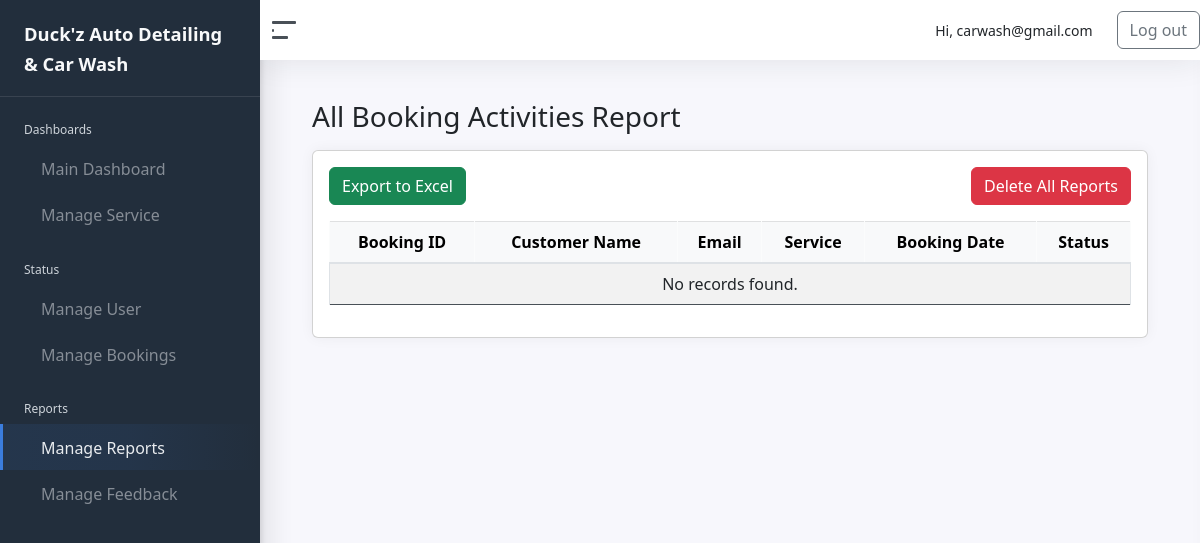
Before: /admin/manage_reports.php (signed in) with the older database file.
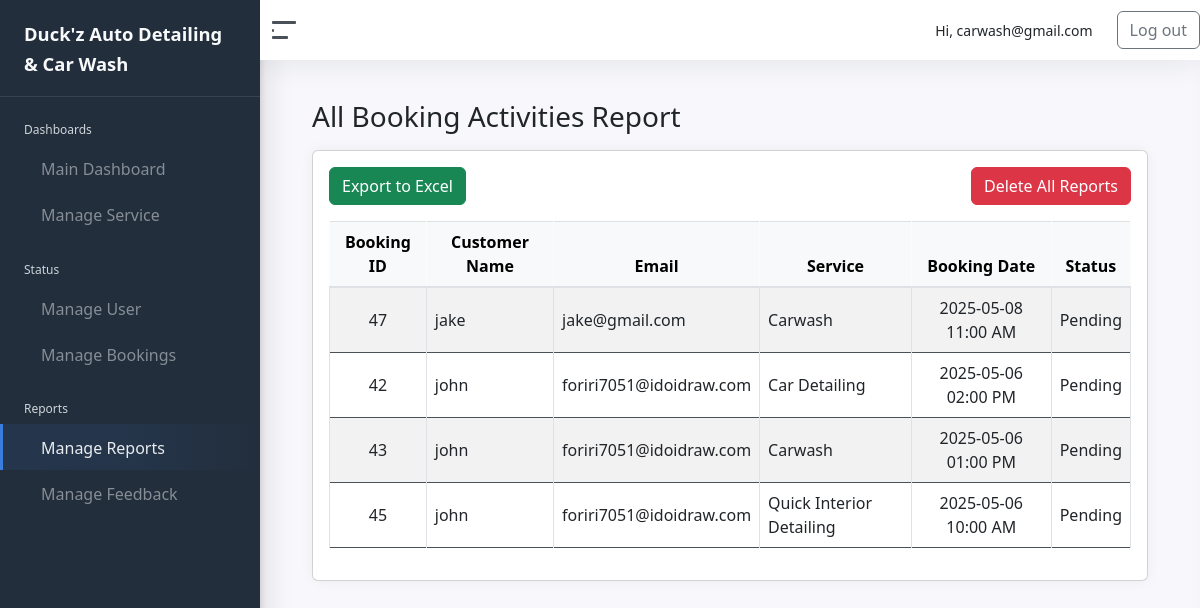
After: the same page with the newer database file.
### tables this page shows
CREATE TABLE `bookings` (
  `BookingID` int(11) NOT NULL,
  `CustomerID` int(11) NOT NULL,
  `ServiceID` int(11) NOT NULL,
  `BookingDate` datetime DEFAULT current_timestamp(),
  `StatusID` int(11) DEFAULT 1,
  `NumberOfCars` int(11) DEFAULT 1,
  `CarType` varchar(50) DEFAULT NULL,
  `CarQuantity` int(11) NOT NULL DEFAULT 1,
  `CarTypeID` int(11) NOT NULL
);

CREATE TABLE `customer` (
  `CustomerID` int(11) NOT NULL,
  `Username` varchar(50) NOT NULL,
  `EmailAddress` varchar(100) NOT NULL,
  `Age` int(11) DEFAULT NULL,
  `Password` varchar(255) NOT NULL,
  `ConfirmPassword` varchar(255) NOT NULL,
  `ProfilePicture` varchar(255) DEFAULT NULL,
  `ServiceID` int(11) DEFAULT NULL,
  `BookingDate` datetime DEFAULT NULL,
  `StatusID` int(11) DEFAULT 1,
  `is_google_user` tinyint(1) DEFAULT 0,
  `Status` enum('Active','Blocked') NOT NULL DEFAULT 'Active',
  `otp_code` varchar(6) DEFAULT NULL,
  `otp_expires_at` datetime DEFAULT NULL
);

CREATE TABLE `service` (
  `ServiceID` int(11) NOT NULL,
  `ServiceName` varchar(100) NOT NULL,
  `Description` text DEFAULT NULL,
  `ImagePath` varchar(255) DEFAULT NULL,
  `BasePrice` decimal(10,2) NOT NULL DEFAULT 0.00
);

CREATE TABLE `status` (
  `StatusID` int(11) NOT NULL,
  `StatusName` varchar(20) NOT NULL
);

### admin/manage_reports.php (the view, shortened to what this page needs)
<?php
require_once '../connection/conn.php';
$query = "
SELECT
    b.BookingID,
    c.Username,
    c.EmailAddress,
    s.ServiceName,
    b.BookingDate,
    st.StatusName
FROM bookings b
JOIN customer c ON b.CustomerID = c.CustomerID
JOIN service s ON b.ServiceID = s.ServiceID
JOIN status st ON b.StatusID = st.StatusID
ORDER BY b.BookingDate DESC
";
$result = mysqli_query($conn, $query);
?>
<!DOCTYPE html>
<html lang="en">
<head>
    <?php include 'includes/head.php'; ?>
</head>
<body>
    <div class="wrapper">
        <?php include 'includes/sidebar.php'; ?>
        <div class="main">
            <?php include 'includes/navbar.php'; ?>
            <main class="content">
                <div class="container-fluid">
                    <h1 class="h3 mb-3">All Booking Activities Report</h1>
                    <div class="card">
                        <div class="card-body">
                        <div class="mb-3 d-flex justify-content-between">
                            <form action="export_activity_report_excel.php" method="POST">
                                <button type="submit" class="btn btn-success">
                                    <i class="feather icon-download"></i> Export to Excel
                                </button>
                            </form>
                        <button type="button" class="btn btn-danger" data-bs-toggle="modal" data-bs-target="#deleteReportModal">
                            <i class="feather icon-trash-2"></i> Delete All Reports
                        </button>
                        </div>
                            <div class="table-responsive">
                                <table class="table table-bordered table-striped align-middle">
                                    <thead class="table-light text-center">
                                        <tr>
                                            <th>Booking ID</th>
                                            <th>Customer Name</th>
                                            <th>Email</th>
                                            <th>Service</th>
                                            <th>Booking Date</th>
                                            <th>Status</th>
                                        </tr>
                                    </thead>
                                    <tbody>
                                        <?php while ($row = mysqli_fetch_assoc($result)): ?>
                                            <tr>
                                                <td class="text-center"><?php echo $row['BookingID']; ?></td>
                                                <td><?php echo htmlspecialchars($row['Username']); ?></td>
                                                <td><?php echo htmlspecialchars($row['EmailAddress']); ?></td>
                                                <td><?php echo htmlspecialchars($row['ServiceName']); ?></td>
                                                <td class="text-center"><?php echo date('Y-m-d h:i A', strtotime($row['BookingDate'])); ?></td>
                                                <td class="text-center"><?php echo $row['StatusName']; ?></td>
                                            </tr>
                                        <?php endwhile; ?>
                                        <?php if (mysqli_num_rows($result) === 0): ?>
                                            <tr><td colspan="6" class="text-center">No records found.</td></tr>
                                        <?php endif; ?>
                                    </tbody>
                                </table>
                            </div>
                        </div>
                    </div>
                </div>
            </main>
        </div>
    </div>
</body>
</html>

Changed rows visible on the page:
added bookings: BookingID "47", CustomerID.Username "jake", CustomerID.EmailAddress "jake@gmail.com", ServiceID.ServiceName "Carwash", BookingDate "2025-05-08 11:00 AM", StatusID.StatusName "Pending"
added bookings: BookingID "42", CustomerID.Username "john", CustomerID.EmailAddress "foriri7051@idoidraw.com", ServiceID.ServiceName "Car Detailing", BookingDate "2025-05-06 02:00 PM", StatusID.StatusName "Pending"
added bookings: BookingID "43", CustomerID.Username "john", CustomerID.EmailAddress "foriri7051@idoidraw.com", ServiceID.ServiceName "Carwash", BookingDate "2025-05-06 01:00 PM", StatusID.StatusName "Pending"
added bookings: BookingID "45", CustomerID.Username "john", CustomerID.EmailAddress "foriri7051@idoidraw.com", ServiceID.ServiceName "Quick Interior Detailing", BookingDate "2025-05-06 10:00 AM", StatusID.StatusName "Pending"
Other visible differences:
text no longer shown: "No records found."
